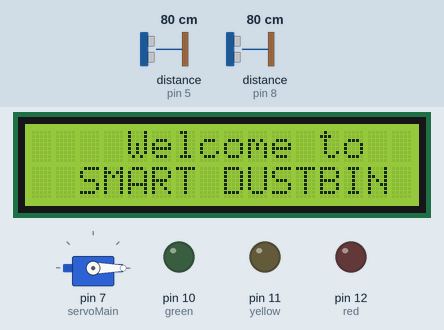
Simulated run of this sketch. Board: Arduino Uno, built with avr-gcc and run on an emulated ATmega328P. On the bench: 16×2 character LCD, servo, output pins drawn as LEDs (lit = HIGH). Wiring (inferred from the names in the program): 2 × ultrasonic range finder: trigger pin 4, echo pin 5 / trigger pin 9, echo pin 8. The test bench sets the inputs (shaded band); at power-on: distance to the obstacle (sensors on pin 8, pin 5) 80 cm. The echo pulse lasts 58.3 µs per cm; pins used as bus, display or sensor lines are not drawn.

Above: at 1.2 s.
1.3 s: distance to the obstacle (sensor on pin 8) set to 33 cm
2.8 s: distance to the obstacle (sensor on pin 8) set to 28 cm
At 3.8 s:
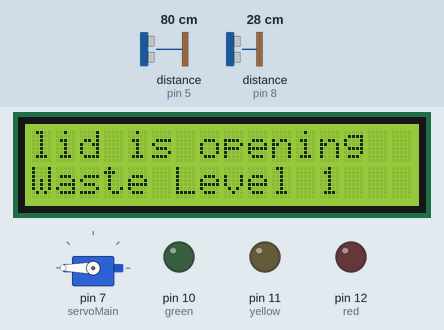
4.4 s: distance to the obstacle (sensor on pin 5) set to 299 cm
At 7.1 s:
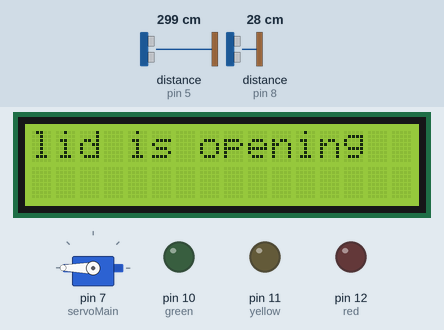
7.4 s: distance to the obstacle (sensor on pin 5) set to 2 cm
At 9.4 s:
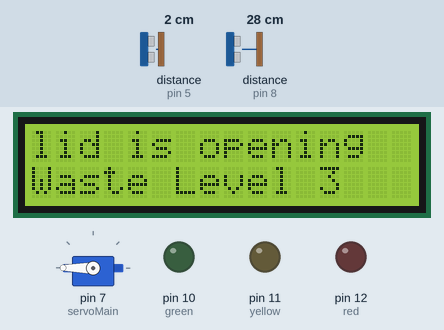
10.4 s: distance to the obstacle (sensor on pin 5) set to 9 cm
At 12.8 s:
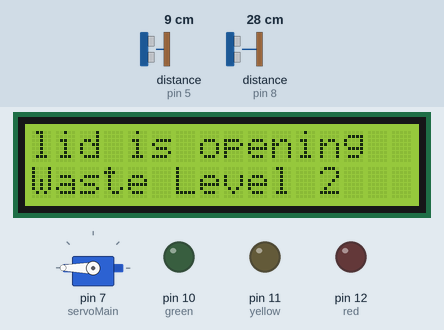
13.4 s: distance to the obstacle (sensor on pin 8) set to 35 cm
At 16.3 s:
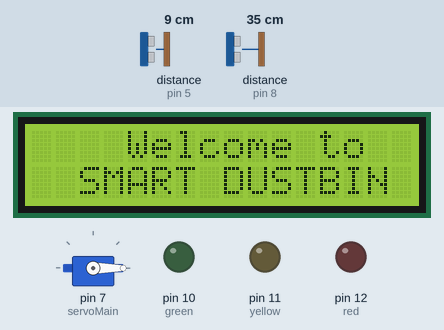
Timing chart, 0 to 17.4 s (numbered marks = the images above; inputs shaded):
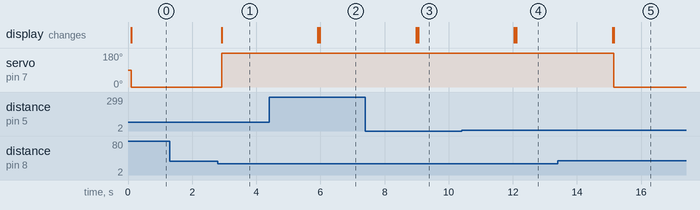

The sketch:

SmartDustbin.ino
```cpp
#include<Servo.h>
#include<LiquidCrystal_I2C.h>
Servo servoMain;

LiquidCrystal_I2C lcd(0x27,16,2);
int trigpin = 9;
int echopin = 8;
int distance;
float duration;
float cm;
int distance1=0;

int trig = 4;
int echo = 5;
int green = 10;
int yellow = 11;
int red = 12;


void setup()
{

lcd.init();
lcd.backlight();
servoMain.attach(7); //
pinMode(trigpin, OUTPUT);
pinMode(echopin, INPUT);
pinMode(trig, OUTPUT);
pinMode(green, OUTPUT);
pinMode(yellow, OUTPUT);
pinMode(red, OUTPUT);
pinMode(echo, INPUT);
Serial.begin(9600);
}

void loop()
{
digitalWrite(trig, HIGH);
delay(1);
digitalWrite(trig, LOW);
int duration1 = pulseIn(echo, HIGH);
distance1 = duration1/80.82;


digitalWrite(trigpin, LOW);
delay(2);
digitalWrite(trigpin, HIGH);
delayMicroseconds(10);
digitalWrite(trigpin, LOW);
duration = pulseIn(echopin, HIGH);
cm = (duration/58.82);
distance = cm;


lcd.setCursor(4,0);
lcd.print("Welcome to");
lcd.setCursor(2, 1);
lcd.print("SMART DUSTBIN");


if(distance<30) {
  lcd.clear();
  lcd.setCursor(0,0);
   lcd.print("lid is opening");

  if (distance1 < 199 and distance1 > 10){
     lcd.setCursor(0, 1);
      lcd.print("Waste Level 1");
  }


  else if (distance1 < 10 && distance1 >3){
     lcd.setCursor(0,1);
           lcd.print("Waste Level 2");
    }


    else if(distance1<3){

      lcd.setCursor(0,1);
           lcd.print("Waste Level 3");
    }

  servoMain.write(180);  delay(3000);

  lcd.clear();


 } else
 { servoMain.write(0); delay(50); } }
```

Measured:
- the behaviour switches between 31 and 30 cm on distance to the obstacle (sensor on pin 8) (found by bisection; images 0 and 1)
- after the input at 1.3 s, every drawn part: stays the same
- after the input at 2.8 s, servo on pin 7 (servoMain): 0° → 180° after 0.12 s; the display: changes after 0.12 s (image 1)
- after the input at 4.4 s, the display: first differs from a run without the input after 1.6 s (image 2)
- after the input at 7.4 s, the display: first differs from a run without the input after 1.6 s (image 3)
- after the input at 10.4 s, the display: first differs from a run without the input after 1.7 s (image 4)
- after the input at 13.4 s, servo on pin 7 (servoMain): 180° → 0° after 1.7 s; the display: first differs from a run without the input after 1.7 s (image 5)
